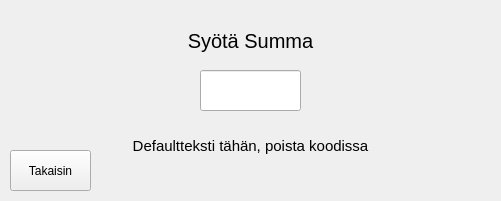
<?xml version="1.0" encoding="UTF-8"?>
<ui version="4.0">
 <class>Nosto</class>
 <widget class="QWidget" name="Nosto">
  <property name="geometry">
   <rect>
    <x>0</x>
    <y>0</y>
    <width>501</width>
    <height>201</height>
   </rect>
  </property>
  <property name="windowTitle">
   <string>Form</string>
  </property>
  <widget class="QStackedWidget" name="stackedWidget">
   <property name="geometry">
    <rect>
     <x>0</x>
     <y>0</y>
     <width>501</width>
     <height>281</height>
    </rect>
   </property>
   <property name="currentIndex">
    <number>1</number>
   </property>
   <widget class="QWidget" name="page">
    <widget class="QLabel" name="label">
     <property name="geometry">
      <rect>
       <x>80</x>
       <y>10</y>
       <width>341</width>
       <height>41</height>
      </rect>
     </property>
     <property name="font">
      <font>
       <pointsize>15</pointsize>
      </font>
     </property>
     <property name="text">
      <string>Valitse Summa</string>
     </property>
     <property name="alignment">
      <set>Qt::AlignCenter</set>
     </property>
    </widget>
    <widget class="QPushButton" name="summa20">
     <property name="geometry">
      <rect>
       <x>0</x>
       <y>0</y>
       <width>81</width>
       <height>41</height>
      </rect>
     </property>
     <property name="font">
      <font>
       <pointsize>11</pointsize>
      </font>
     </property>
     <property name="text">
      <string>20€</string>
     </property>
    </widget>
    <widget class="QPushButton" name="summa40">
     <property name="geometry">
      <rect>
       <x>0</x>
       <y>50</y>
       <width>81</width>
       <height>41</height>
      </rect>
     </property>
     <property name="font">
      <font>
       <pointsize>11</pointsize>
      </font>
     </property>
     <property name="text">
      <string>40€</string>
     </property>
    </widget>
    <widget class="QPushButton" name="summa50">
     <property name="geometry">
      <rect>
       <x>0</x>
       <y>100</y>
       <width>81</width>
       <height>41</height>
      </rect>
     </property>
     <property name="font">
      <font>
       <pointsize>11</pointsize>
      </font>
     </property>
     <property name="text">
      <string>50€</string>
     </property>
    </widget>
    <widget class="QPushButton" name="summa80">
     <property name="geometry">
      <rect>
       <x>420</x>
       <y>0</y>
       <width>81</width>
       <height>41</height>
      </rect>
     </property>
     <property name="font">
      <font>
       <pointsize>11</pointsize>
      </font>
     </property>
     <property name="text">
      <string>80€</string>
     </property>
    </widget>
    <widget class="QPushButton" name="summa100">
     <property name="geometry">
      <rect>
       <x>420</x>
       <y>50</y>
       <width>81</width>
       <height>41</height>
      </rect>
     </property>
     <property name="font">
      <font>
       <pointsize>11</pointsize>
      </font>
     </property>
     <property name="text">
      <string>100€</string>
     </property>
    </widget>
    <widget class="QPushButton" name="summa150">
     <property name="geometry">
      <rect>
       <x>420</x>
       <y>100</y>
       <width>81</width>
       <height>41</height>
      </rect>
     </property>
     <property name="font">
      <font>
       <pointsize>11</pointsize>
      </font>
     </property>
     <property name="text">
      <string>150€</string>
     </property>
    </widget>
    <widget class="QPushButton" name="otherAmountButton">
     <property name="geometry">
      <rect>
       <x>420</x>
       <y>150</y>
       <width>81</width>
       <height>41</height>
      </rect>
     </property>
     <property name="text">
      <string>Muu Summa</string>
     </property>
    </widget>
    <widget class="QPushButton" name="nostoTakaisin">
     <property name="geometry">
      <rect>
       <x>0</x>
       <y>150</y>
       <width>81</width>
       <height>41</height>
      </rect>
     </property>
     <property name="text">
      <string>Takaisin</string>
     </property>
    </widget>
    <widget class="QLabel" name="nostoSelectSumInfoNotEnougMoneyOrError">
     <property name="geometry">
      <rect>
       <x>120</x>
       <y>100</y>
       <width>261</width>
       <height>51</height>
      </rect>
     </property>
     <property name="font">
      <font>
       <family>Arial</family>
       <pointsize>11</pointsize>
      </font>
     </property>
     <property name="text">
      <string>Defaultteksti tähän, poista koodissa</string>
     </property>
     <property name="alignment">
      <set>Qt::AlignCenter</set>
     </property>
    </widget>
   </widget>
   <widget class="QWidget" name="page_2">
    <widget class="QLineEdit" name="withdrawAmountLineEdit">
     <property name="geometry">
      <rect>
       <x>200</x>
       <y>70</y>
       <width>101</width>
       <height>41</height>
      </rect>
     </property>
     <property name="font">
      <font>
       <pointsize>20</pointsize>
      </font>
     </property>
     <property name="alignment">
      <set>Qt::AlignCenter</set>
     </property>
    </widget>
    <widget class="QLabel" name="label_2">
     <property name="geometry">
      <rect>
       <x>0</x>
       <y>20</y>
       <width>501</width>
       <height>41</height>
      </rect>
     </property>
     <property name="font">
      <font>
       <pointsize>15</pointsize>
      </font>
     </property>
     <property name="text">
      <string>Syötä Summa</string>
     </property>
     <property name="alignment">
      <set>Qt::AlignCenter</set>
     </property>
    </widget>
    <widget class="QPushButton" name="nostoTakaisin2">
     <property name="geometry">
      <rect>
       <x>10</x>
       <y>150</y>
       <width>81</width>
       <height>41</height>
      </rect>
     </property>
     <property name="text">
      <string>Takaisin</string>
     </property>
    </widget>
    <widget class="QLabel" name="nostoInfoLabel">
     <property name="geometry">
      <rect>
       <x>120</x>
       <y>120</y>
       <width>261</width>
       <height>51</height>
      </rect>
     </property>
     <property name="font">
      <font>
       <family>Arial</family>
       <pointsize>11</pointsize>
      </font>
     </property>
     <property name="text">
      <string>Defaultteksti tähän, poista koodissa</string>
     </property>
     <property name="alignment">
      <set>Qt::AlignCenter</set>
     </property>
    </widget>
   </widget>
   <widget class="QWidget" name="page_3">
    <widget class="QLabel" name="summaLabel">
     <property name="geometry">
      <rect>
       <x>90</x>
       <y>30</y>
       <width>341</width>
       <height>61</height>
      </rect>
     </property>
     <property name="font">
      <font>
       <pointsize>13</pointsize>
      </font>
     </property>
     <property name="text">
      <string/>
     </property>
    </widget>
    <widget class="QLabel" name="label_3">
     <property name="geometry">
      <rect>
       <x>190</x>
       <y>70</y>
       <width>111</width>
       <height>61</height>
      </rect>
     </property>
     <property name="font">
      <font>
       <pointsize>15</pointsize>
      </font>
     </property>
     <property name="text">
      <string>Poista Kortti</string>
     </property>
    </widget>
   </widget>
  </widget>
 </widget>
 <resources/>
 <connections/>
</ui>
